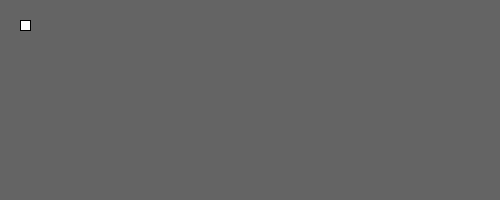
Frame 1 (no input)
Frame 60 (the mouse pressed at the canvas centre just before this capture): identical to frame 1, image omitted
Frame 120 (the mouse held since frame 60 and released just before this capture): identical to frame 1, image omitted

The Processing sketch that drew this single still picture (run headless with seeded random() and noise(); from frame 60 on, the mouse is pressed at the canvas centre):

// Processing sketch: ArrowPlayer
// ── ArrowPlayer.pde
int playerX = 20;
int playerY = 20;
int playerSize = 10;

void setup() {
    size(500, 200);
}

void draw() {
    background(100);

    if(keyPressed) {
        if(keyCode == 37){ playerX -= 1;}
        if(keyCode == 39){ playerX += 1;}
        if(keyCode == 38) {playerY -= 1;}
        if(keyCode == 40) {playerY += 1;}
    }

    // Not allowing out-of-bounds values
    if(playerX < 0){
         playerX = 0;
    }
    if(playerX > width - playerSize) {
        playerX = width - playerSize;
    }
    if(playerY < 0){
         playerY = 0;
    }
    if(playerY > height - playerSize){ 
        playerY = height - playerSize;
    }
    square(playerX, playerY, playerSize);
}
